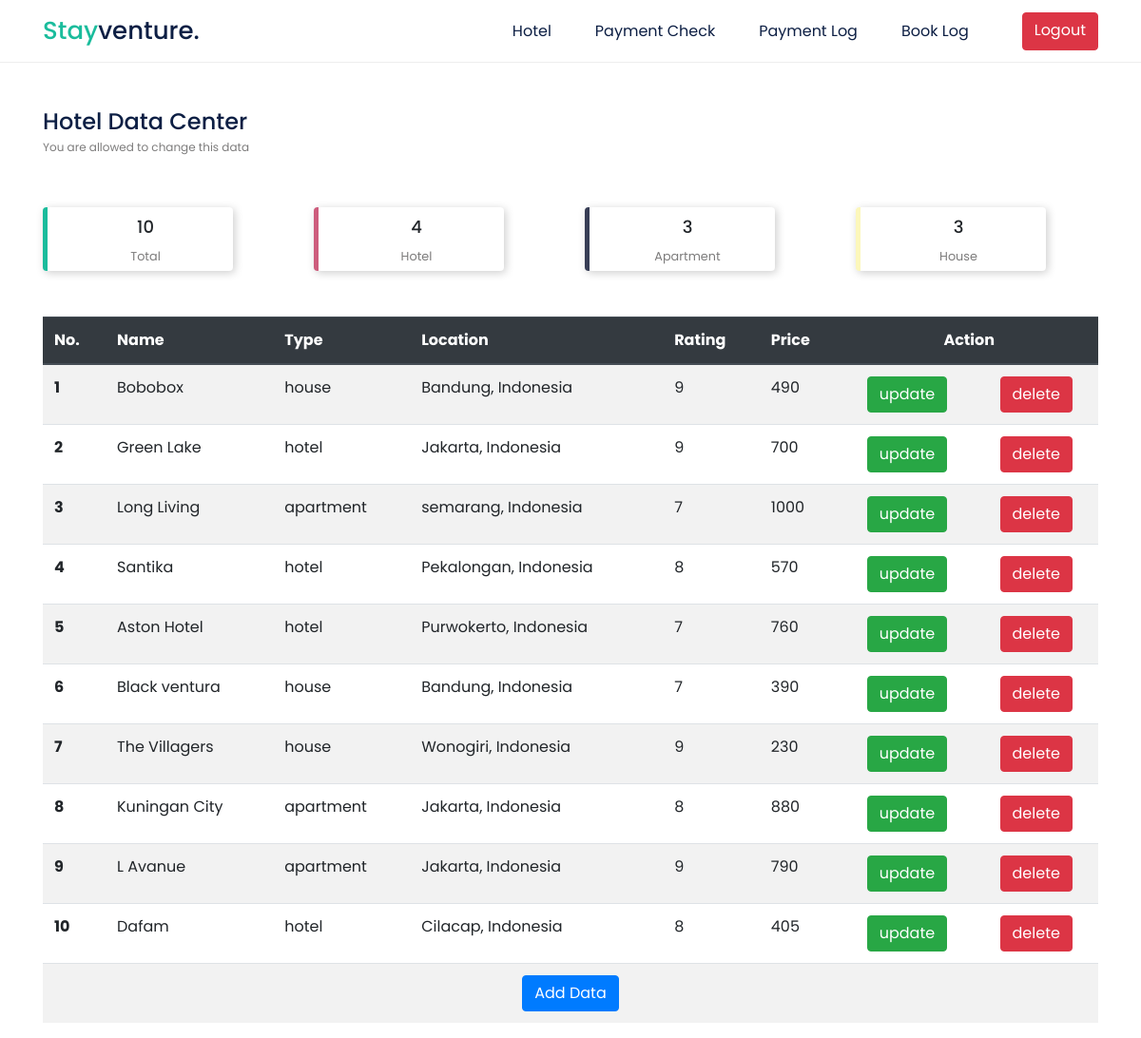
/admin/admin.php, run on the app's committed database.
### tables this page shows
CREATE TABLE `tb_hotel` (
  `id` int(30) NOT NULL,
  `nama` varchar(100) NOT NULL,
  `tipe` varchar(30) NOT NULL,
  `fasilitas_1` varchar(40) NOT NULL,
  `fasilitas_2` varchar(40) NOT NULL,
  `fasilitas_3` varchar(40) NOT NULL,
  `fasilitas_4` varchar(40) NOT NULL,
  `tempat` varchar(30) NOT NULL,
  `rating` int(11) NOT NULL,
  `deskripsi` varchar(999) NOT NULL,
  `harga` int(20) NOT NULL,
  `foto` varchar(20) NOT NULL,
  `foto2` varchar(20) NOT NULL,
  `foto3` varchar(20) NOT NULL,
  `foto4` varchar(20) NOT NULL
);

### functions.php (called while the page is built, shortened)
<?php
$conn = mysqli_connect("localhost","root","","hotel");
function query($query){
    global $conn;
    $result = mysqli_query($conn, $query);
    $rows = [];
    while( $row = mysqli_fetch_assoc($result)){
        $rows[] = $row;
    }
    return $rows;
}
?>

### admin/admin.php (the view, shortened to what this page needs)
<?php
require '../functions.php';
$hotels = query("SELECT * FROM tb_hotel");
$total = count($hotels);
$queryHotel = query("SELECT * FROM tb_hotel WHERE tipe = 'hotel'");
$hotel = count($queryHotel);
$queryApart = query("SELECT * FROM tb_hotel WHERE tipe = 'apartment'");
$apart = count($queryApart);
$queryHouse = query("SELECT * FROM tb_hotel WHERE tipe = 'house'");
$house = count($queryHouse);
?>
<!doctype html>
<html lang="en">
<head>
    <link rel="stylesheet" href="https://cdn.jsdelivr.net/npm/bootstrap@4.5.3/dist/css/bootstrap.min.css">
    <link rel="stylesheet" href="admin.css">
</head>
<body>
    <nav class="navbar navbar-expand-lg">
        <div class="container">
            <a class="navbar-brand" href="#"><span class="stay">Stay</span>venture.</a>
            <div class="collapse navbar-collapse" id="navbarNavAltMarkup">
                <div class="navbar-nav ml-auto">
                    <a class="nav-link active" href="#">Hotel</a>
                    <a class="nav-link" href="approval.php">Payment Check</a>
                    <a class="nav-link" href="paymentLog.php">Payment Log</a>
                    <a class="nav-link" href="bookLog.php">Book Log</a>
                    <a href="../logout.php" class="btn btn-danger ml-5">Logout</a>
                </div>
            </div>
        </div>
    </nav>
    <section class="hotel">
        <div class="container">
            <div class="row mt-5">
                <div class="col-md-12">
                    <h4>Hotel Data Center</h4>
                    <p class="sub">You are allowed to change this data</p>
                </div>
            </div>
            <div class="row text-center">
                <div class="col-md-3">
                    <div class="fasilities-card-1 p-1 mt-4">
                        <h5 class="fasilities-sub text-center"><?= $total ?></h5>
                        <small style="color: #7D7C7C;">Total</small>
                    </div>
                </div>
                <div class="col-md-3">
                    <div class="fasilities-card-2 p-1 mt-4">
                        <h5 class="fasilities-sub text-center"><?= $hotel ?></h5>
                        <small style="color: #7D7C7C;">Hotel</small>
                    </div>
                </div>
                <div class="col-md-3">
                    <div class="fasilities-card-3 p-1 mt-4">
                        <h5 class="fasilities-sub text-center"><?= $apart ?></h5>
                        <small style="color: #7D7C7C;">Apartment</small>
                    </div>
                </div>
                <div class="col-md-3">
                    <div class="fasilities-card-4 p-1 mt-4">
                        <h5 class="fasilities-sub text-center"><?= $house ?></h5>
                        <small style="color: #7D7C7C;">House</small>
                    </div>
                </div>
            </div>
            <div class="row mt-5">
                <div class="col-md-12">
                    <table class="table table-striped table-hover">
                        <thead class="thead-dark">
                            <tr>
                                <th scope="col">No.</th>
                                <th scope="col">Name</th>
                                <th scope="col">Type</th>
                                <th scope="col">Location</th>
                                <th scope="col">Rating</th>
                                <th scope="col">Price</th>
                                <th scope="col" class="text-center" colspan="2">Action</th>
                            </tr>
                        </thead>
                        <tbody>
                        <?php $i = 1; ?>
                        <?php foreach($hotels as $hotel) : ?>
                            <tr>
                                <th scope="row"><?= $i; ?></th>
                                <td><?= $hotel["nama"] ?></td>
                                <td><?= $hotel["tipe"] ?></td>
                                <td><?= $hotel["tempat"] ?></td>
                                <td><?= $hotel["rating"] ?></td>
                                <td><?= $hotel["harga"] ?></td>
                                <td class="text-center">
                                    <a type="button" class="btn btn-success" href="../update.php?id=<?= $hotel["id"] ?>">update</a>
                                </td>
                                <td class="text-center">
                                    <a type="button" class="btn btn-danger" href="../hapus.php?id=<?= $hotel["id"] ?>" >delete</a>
                                </td>
                            </tr>
                        <?php $i++; ?>
                        <?php endforeach; ?>
                            <tr>
                                <td colspan="8" class="text-center">
                                    <a href="../add/tambah.php" class="btn btn-primary">Add Data</a>
                                </td>
                            </tr>
                        </tbody>
                    </table>
                </div>
            </div>
        </div>
    </section>
</body>
</html>

### admin/admin.css (style rules this page uses)
* { margin: 0; padding: 0; }
body { font-family: 'Poppins', sans-serif; }
.navbar .nav-link, .navbar-brand { color: #0D1F44 !important; }
.navbar-brand { font-size: 26px !important; font-weight: 500; }
nav { border-bottom: .5px solid#EEEEEE; }
.stay { color: #1ABC9C !important; }
.nav-link { margin-left: 30px !important; }
h4 { color: #0D1F44; font-size: 24px; font-weight: 500 !important; }
.sub { font-size: 12px !important; color: #7D7C7C !important; margin-top: -5px; margin-bottom: 30px; }
.btn-danger { color: white !important; }
.fasilities-card-1 { background-color: white; border-left: 5px solid #1ABC9C !important; width: 200px !important; padding-top: 10px !important; padding-left: 15px !important; margin-right: 50px; box-sizing: border-box; border-radius: 4px; box-shadow: 2px 2px 10px rgba( 3, 3, 3, 0.2); }
.fasilities-card-2 { background-color: white; border-left: 5px solid #cd5d7d !important; width: 200px !important; padding-top: 10px !important; padding-left: 15px !important; box-sizing: border-box; border-radius: 4px; box-shadow: 2px 2px 10px rgba( 3, 3, 3, 0.2); }
.fasilities-card-3 { background-color: white; border-left: 5px solid #383e56 !important; width: 200px !important; padding-top: 10px !important; padding-left: 15px !important; box-sizing: border-box; border-radius: 4px; box-shadow: 2px 2px 10px rgba( 3, 3, 3, 0.2); }
.fasilities-card-4 { background-color: white; border-left: 5px solid #fcf7bb !important; width: 200px !important; padding-top: 10px !important; padding-left: 15px !important; box-sizing: border-box; border-radius: 4px; box-shadow: 2px 2px 10px rgba( 3, 3, 3, 0.2); }
.fasilities-sub { font-size: 18px; }

### data on the page
tb_hotel: nama "Bobobox", tipe "house", tempat "Bandung, Indonesia", rating "9", harga "490"
tb_hotel: nama "Green Lake", tipe "hotel", tempat "Jakarta, Indonesia", rating "9", harga "700"
tb_hotel: nama "Long Living", tipe "apartment", tempat "semarang, Indonesia", rating "7", harga "1000"
tb_hotel: nama "Santika", tipe "hotel", tempat "Pekalongan, Indonesia", rating "8", harga "570"
tb_hotel: nama "Aston Hotel", tipe "hotel", tempat "Purwokerto, Indonesia", rating "7", harga "760"
tb_hotel: nama "Black ventura", tipe "house", tempat "Bandung, Indonesia", rating "7", harga "390"
tb_hotel: nama "The Villagers", tipe "house", tempat "Wonogiri, Indonesia", rating "9", harga "230"
tb_hotel: nama "Kuningan City", tipe "apartment", tempat "Jakarta, Indonesia", rating "8", harga "880"
tb_hotel: nama "L Avanue", tipe "apartment", tempat "Jakarta, Indonesia", rating "9", harga "790"
tb_hotel: nama "Dafam", tipe "hotel", tempat "Cilacap, Indonesia", rating "8", harga "405"

### other printed values
$total "10"
$hotel "4"
$apart "3"
$house "3"
